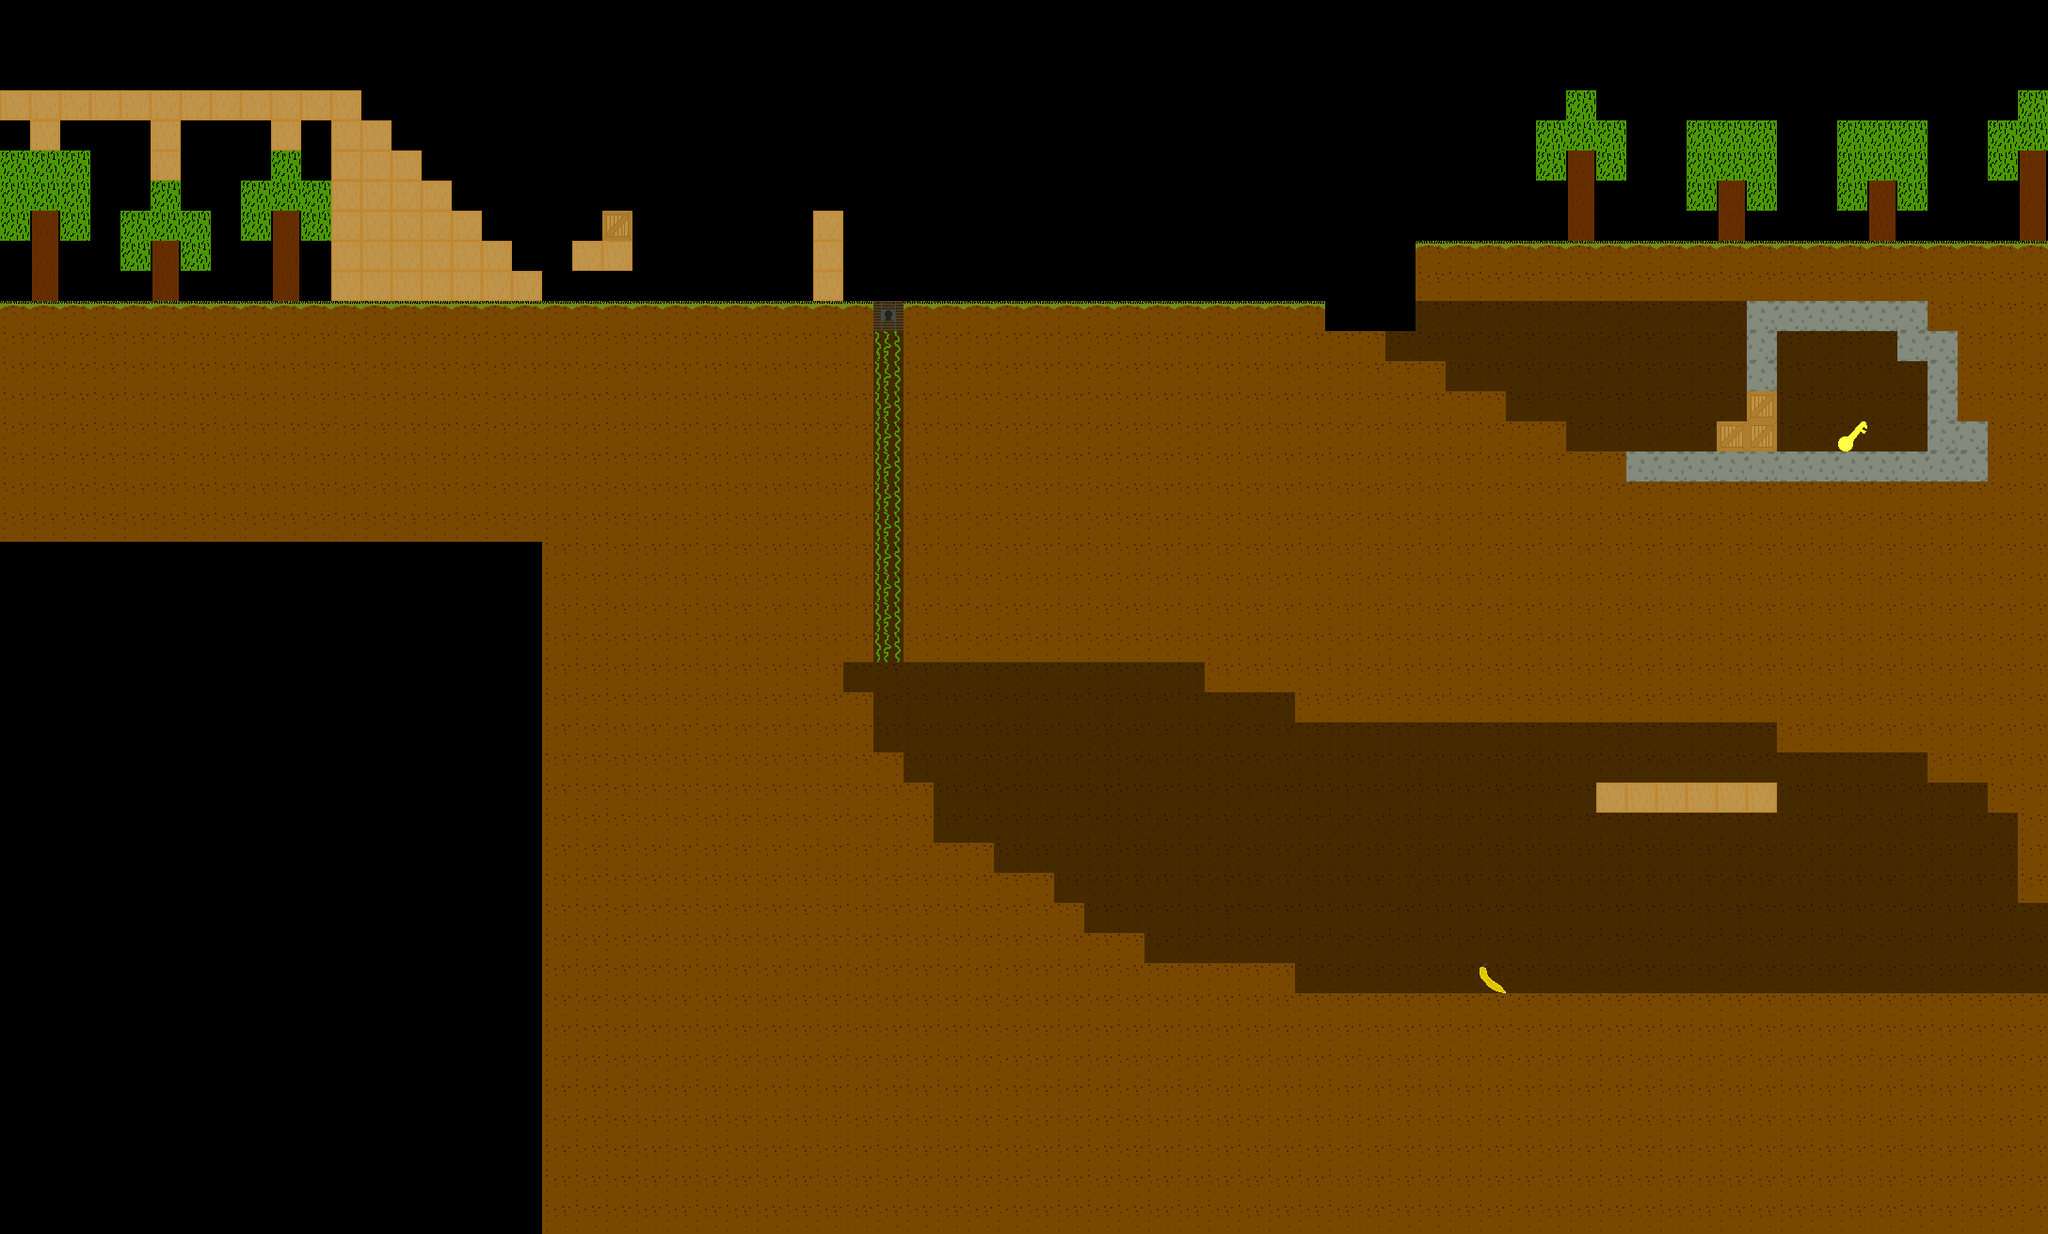

This is a level from a 2D game, rendered from its Tiled map with the project's own tilesets. A one-line summary and the map file follow, with tile-layer data summarised:
An orthogonal 68x41 tile map with 32x32 px tiles, 2 tile layers (background, collide).

<map version="1.0" orientation="orthogonal" width="68" height="41" tilewidth="32" tileheight="32">
 <tileset firstgid="1" name="tilemap" tilewidth="32" tileheight="32">
  <image source="../gfx/tilemap.png" width="320" height="64" />
 </tileset>
 <layer name="background" width="68" height="41">
  <data>[2788 cells, 1439 non-empty, 2 distinct tile ids]</data>
 </layer>
 <layer name="collide" width="68" height="41">
  <data>[2788 cells, 470 non-empty, 12 distinct tile ids]</data>
 </layer>
</map>
